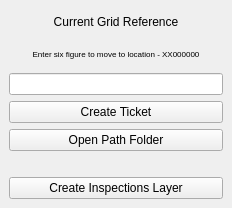
<?xml version="1.0" encoding="UTF-8"?>
<ui version="4.0">
 <class>EnpaToolsDockWidgetBase</class>
 <widget class="QDockWidget" name="EnpaToolsDockWidgetBase">
  <property name="geometry">
   <rect>
    <x>0</x>
    <y>0</y>
    <width>232</width>
    <height>208</height>
   </rect>
  </property>
  <property name="windowTitle">
   <string>ENPA Tools</string>
  </property>
  <widget class="QWidget" name="dockWidgetContents">
   <layout class="QGridLayout" name="gridLayout">
    <item row="1" column="0">
     <widget class="QLabel" name="label_2">
      <property name="font">
       <font>
        <pointsize>6</pointsize>
       </font>
      </property>
      <property name="text">
       <string>Enter six figure to move to location - XX000000</string>
      </property>
      <property name="alignment">
       <set>Qt::AlignCenter</set>
      </property>
     </widget>
    </item>
    <item row="4" column="0">
     <widget class="QPushButton" name="createFault">
      <property name="text">
       <string>Create Ticket</string>
      </property>
     </widget>
    </item>
    <item row="2" column="0">
     <widget class="QLineEdit" name="editCoords"/>
    </item>
    <item row="0" column="0">
     <widget class="QLabel" name="label">
      <property name="text">
       <string>Current Grid Reference</string>
      </property>
      <property name="alignment">
       <set>Qt::AlignCenter</set>
      </property>
     </widget>
    </item>
    <item row="6" column="0">
     <spacer name="horizontalSpacer">
      <property name="orientation">
       <enum>Qt::Horizontal</enum>
      </property>
      <property name="sizeHint" stdset="0">
       <size>
        <width>40</width>
        <height>20</height>
       </size>
      </property>
     </spacer>
    </item>
    <item row="7" column="0">
     <widget class="QPushButton" name="createInspections">
      <property name="text">
       <string>Create Inspections Layer</string>
      </property>
     </widget>
    </item>
    <item row="5" column="0">
     <widget class="QPushButton" name="openpathFolder">
      <property name="text">
       <string>Open Path Folder</string>
      </property>
     </widget>
    </item>
   </layout>
  </widget>
 </widget>
 <resources/>
 <connections/>
</ui>
